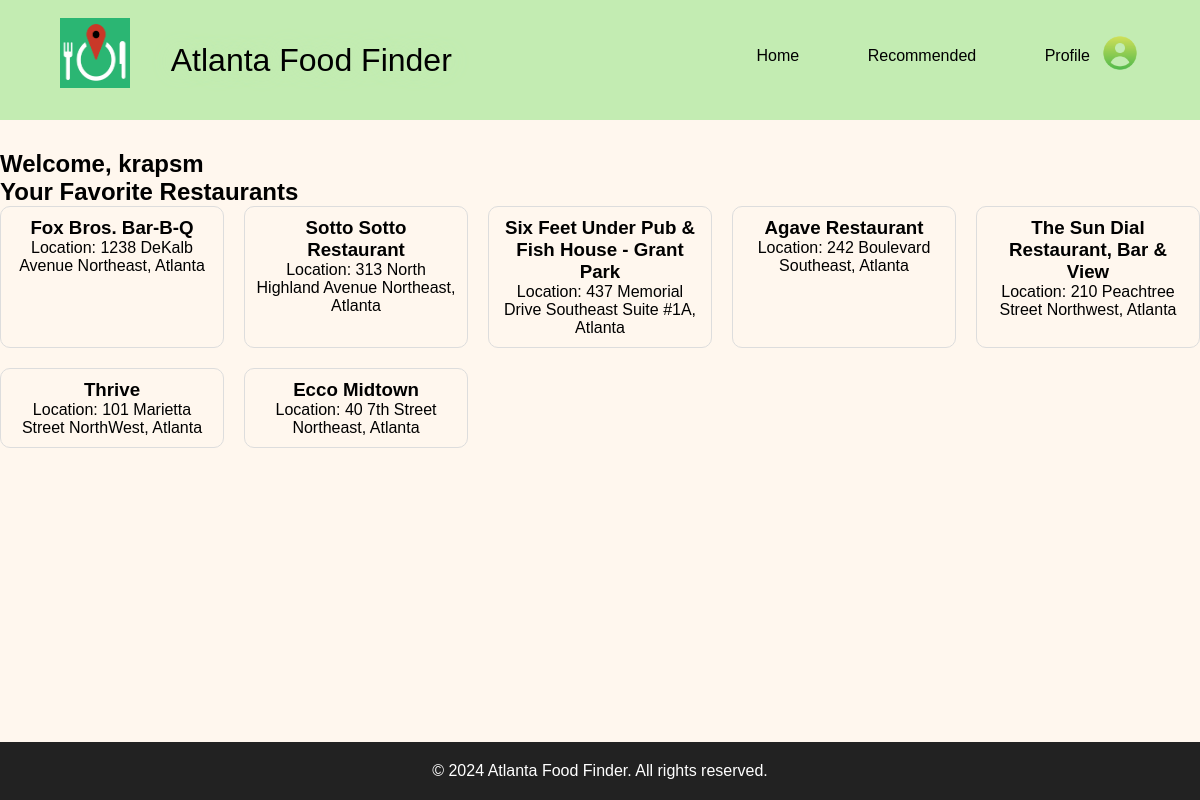
The app's page /profile/ (signed in), older data.
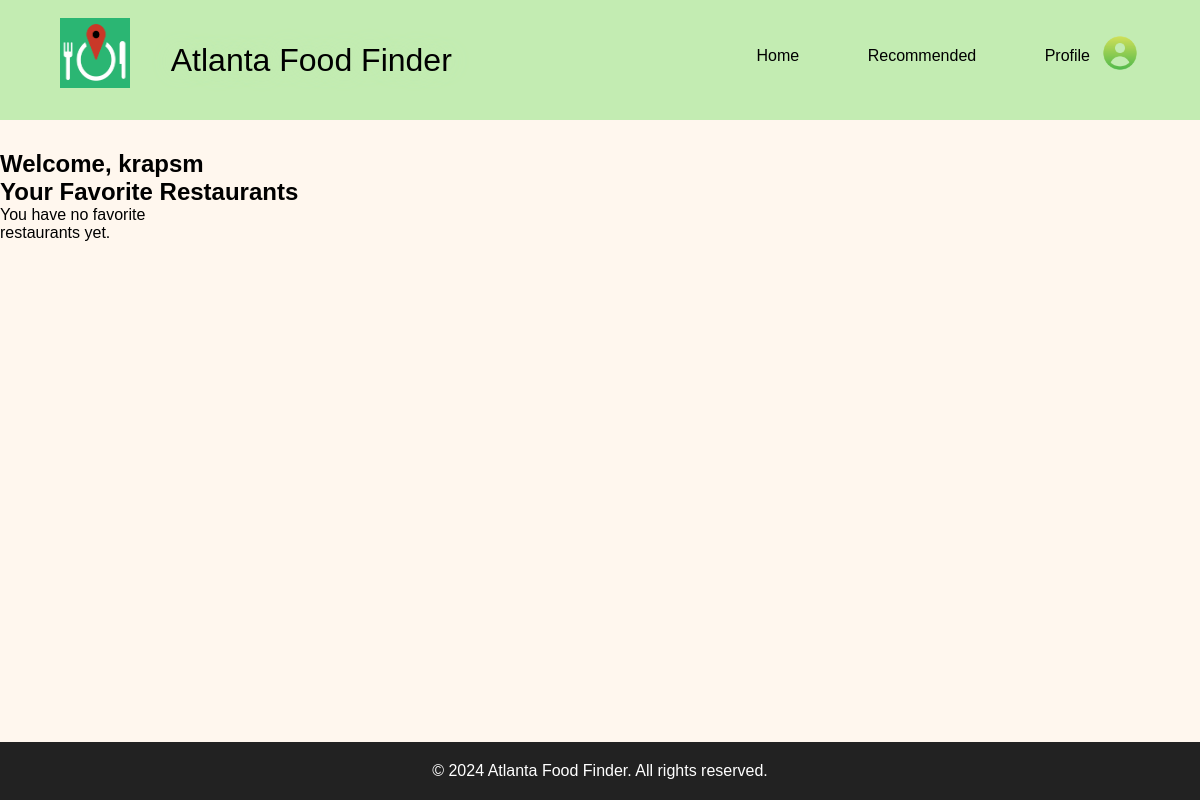
The same page, newer data.
### accounts/models.py (models this page shows, shortened)
class FavoriteRestaurant(models.Model):
    user = models.ForeignKey(User, on_delete=models.CASCADE)
    restaurant = models.ForeignKey(Restaurant, on_delete=models.CASCADE)

class Restaurant(models.Model):
    place_id = models.CharField(max_length=255, unique=True, null=True)  # Add this line
    name = models.CharField(max_length=255)
    vicinity = models.CharField(max_length=255, null=True)  # Add this line if you need vicinity
    image = models.ImageField(upload_to='restaurants/', blank=True, null=True)  # Keep as optional if needed

### accounts/views.py (the view)
# urls.py: path('profile/', views.Profile, name='profile'),
def Profile(request):
    favorites = FavoriteRestaurant.objects.filter(user=request.user).select_related('restaurant')
    return render(request, 'profile.html', {'favorites': favorites})

### templates/profile.html (shortened to what this page needs)
{% load static %}
<!DOCTYPE html>
<html lang="en">
  <head>
    <link rel="stylesheet" href="{% static 'styles.css' %}" />
    <link href='https://unpkg.com/boxicons@2.1.4/css/boxicons.min.css' rel='stylesheet'>
  </head>
  <body>
    <header class="header">
      <img
        src="{% static 'Logo.png' %}"
        width="70"
        height="70"
        style="margin-right: 0px; margin-top: -14px"
      />
      <a href="{% url 'home' %}" class="logo" style="margin-left: -200px">
        <span> Atlanta Food Finder </span></a
      >
      <nav class="navbar">
        <a href="{% url 'home' %}">Home</a>
        <a href="{% url 'home' %}#Recommended">Recommended</a>
        <img
          src="{% static 'profil pic icon.png' %}"
          width="40"
          height="40"
          style="float: right; margin-left: 10px; margin-top: -14px"
        />
        <a href="{% url 'profile' %}">Profile</a>
      </nav>
    </header>
    <section class="profile" id="profile">
      <h1>Welcome, {{ user.username }}</h1>
      <h2>Your Favorite Restaurants</h2>
      <div class="favorite-restaurants">
          {% if favorites %}
              {% for favorite in favorites %}
                  <div class="restaurant-item">
                      <h3>{{ favorite.restaurant.name }}</h3>
                      <p>Location: {{ favorite.restaurant.vicinity }}</p>
                  </div>
              {% endfor %}
          {% else %}
              <p>You have no favorite restaurants yet.</p>
          {% endif %}
      </div>
    </section>
    <footer class="footer">
      <p>© 2024 Atlanta Food Finder. All rights reserved.</p>
    </footer>
  </body>
</html>

### static/styles.css (style rules this page uses)
* { margin: 0; padding: 0; box-sizing: border-box; text-decoration: none; border: none; outline: none; scroll-behavior: smooth; font-family: "Poppins", sans-serif; }
:root { --bg-color:#FFF7EE; --second-bg-color:#2222228d; --text-color: rgb(0, 0, 0); --main-color: #c3ecb2; }
body { background: var(--bg-color); color: var(--text-color); padding-top: 150px; }
.header { position: fixed; top: 0; left: 0; width: 100%; padding: 2rem 5% 2rem; background: #c3ecb2; backdrop-filter: blur(10px); display: flex; justify-content: space-between; align-items: center; z-index: 5; }
.logo { font-size: 2rem; color: var(--text-color); font-weight: 400; cursor: pointer; transition: 0.3s ease; }
.logo span { text-shadow: 0 0 25px var(--main-color); }
.navbar a { font-size: 1rem; color: var(--text-color); margin-left: 4rem; font-weight: 500; transition: 0.3s ease; border-bottom: 3px solid transparent; }
.favorite-restaurants { display: grid; grid-template-columns: repeat(auto-fill, minmax(200px, 1fr)); gap: 20px; }
.footer { text-align: center; padding: 20px; background-color: #222; color: white; position: fixed; width: 100%; bottom: 0; }

Row changes from the older to the newer data that the page shows:
removed FavoriteRestaurant: restaurant.name "Fox Bros. Bar-B-Q", restaurant.vicinity "1238 DeKalb Avenue Northeast, Atlanta"
removed FavoriteRestaurant: restaurant.name "Sotto Sotto Restaurant", restaurant.vicinity "313 North Highland Avenue Northeast, Atlanta"
removed FavoriteRestaurant: restaurant.name "Six Feet Under Pub & Fish House - Grant Park", restaurant.vicinity "437 Memorial Drive Southeast Suite #1A, Atlanta"
removed FavoriteRestaurant: restaurant.name "Agave Restaurant", restaurant.vicinity "242 Boulevard Southeast, Atlanta"
removed FavoriteRestaurant: restaurant.name "The Sun Dial Restaurant, Bar & View", restaurant.vicinity "210 Peachtree Street Northwest, Atlanta"
removed FavoriteRestaurant: restaurant.name "Thrive", restaurant.vicinity "101 Marietta Street NorthWest, Atlanta"
removed FavoriteRestaurant: restaurant.name "Ecco Midtown", restaurant.vicinity "40 7th Street Northeast, Atlanta"
Text that changed along with them:
text now shown: "You have no favorite restaurants yet."
